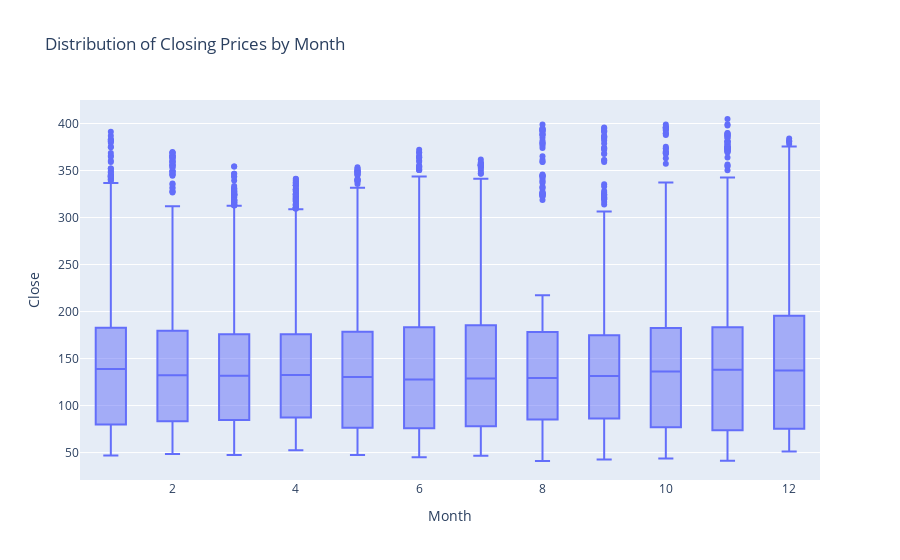

This figure's notebook cell:
### Markdown cell above
14. Box Plot: Distribution of Closing Prices by Month

### Code cell
goldman_sachs_df['Month'] = (goldman_sachs_df['Date']).dt.month
goldman_sachs_df['Year'] = (goldman_sachs_df['Date']).dt.year

fig4 = px.box(goldman_sachs_df, x='Month', y='Close', title='Distribution of Closing Prices by Month')
fig4.show()

### Figure 1 — Plotly figure (JSON) as saved in the notebook; plotly's stock layout.template omitted (floating-point values rounded to 4 significant figures; data arrays with more than 128 entries replaced by an {"elided": "..."} marker saying what was removed)
{"data": [{"alignmentgroup": "True", "hovertemplate": "Month=%{x}<br>Close=%{y}<extra></extra>", "legendgroup": "", "marker": {"color": "#636efa"}, "name": "", "notched": false, "offsetgroup": "", "orientation": "v", "showlegend": false, "type": "box", "x": {"elided": "6086 int values"}, "x0": " ", "xaxis": "x", "y": {"elided": "6086 float values"}, "y0": " ", "yaxis": "y"}], "layout": {"boxmode": "group", "legend": {"tracegroupgap": 0}, "title": {"text": "Distribution of Closing Prices by Month"}, "xaxis": {"anchor": "y", "domain": [0, 1], "title": {"text": "Month"}}, "yaxis": {"anchor": "x", "domain": [0, 1], "title": {"text": "Close"}}}}
